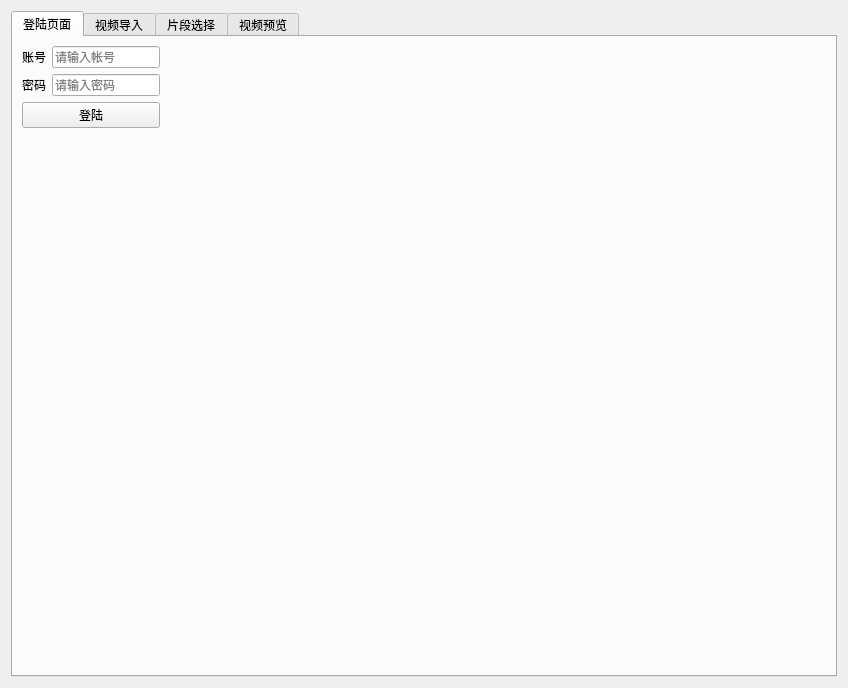
<?xml version="1.0" encoding="UTF-8"?>
<ui version="4.0">
 <class>Form</class>
 <widget class="QWidget" name="Form">
  <property name="geometry">
   <rect>
    <x>0</x>
    <y>0</y>
    <width>848</width>
    <height>688</height>
   </rect>
  </property>
  <property name="windowTitle">
   <string>Video_Cut</string>
  </property>
  <layout class="QHBoxLayout" name="horizontalLayout_53">
   <item>
    <widget class="QTabWidget" name="tabWidget">
     <property name="currentIndex">
      <number>0</number>
     </property>
     <widget class="QWidget" name="tab_5">
      <attribute name="title">
       <string>登陆页面</string>
      </attribute>
      <layout class="QFormLayout" name="formLayout_2">
       <item row="0" column="0">
        <layout class="QVBoxLayout" name="verticalLayout_13">
         <item>
          <layout class="QHBoxLayout" name="horizontalLayout_29">
           <item>
            <widget class="QLabel" name="label_27">
             <property name="text">
              <string>账号</string>
             </property>
             <property name="alignment">
              <set>Qt::AlignCenter</set>
             </property>
            </widget>
           </item>
           <item>
            <widget class="QLineEdit" name="lineEdit_27">
             <property name="placeholderText">
              <string>请输入帐号</string>
             </property>
            </widget>
           </item>
          </layout>
         </item>
         <item>
          <layout class="QHBoxLayout" name="horizontalLayout_30">
           <item>
            <widget class="QLabel" name="label_28">
             <property name="text">
              <string>密码</string>
             </property>
             <property name="alignment">
              <set>Qt::AlignCenter</set>
             </property>
            </widget>
           </item>
           <item>
            <widget class="QLineEdit" name="lineEdit_28">
             <property name="placeholderText">
              <string>请输入密码</string>
             </property>
            </widget>
           </item>
          </layout>
         </item>
         <item>
          <widget class="QPushButton" name="pushButton_4">
           <property name="text">
            <string>登陆</string>
           </property>
          </widget>
         </item>
        </layout>
       </item>
      </layout>
     </widget>
     <widget class="QWidget" name="tab_6">
      <attribute name="title">
       <string>视频导入</string>
      </attribute>
      <layout class="QHBoxLayout" name="horizontalLayout_3">
       <item>
        <layout class="QVBoxLayout" name="verticalLayout_14">
         <item alignment="Qt::AlignHCenter">
          <widget class="QLabel" name="label_3">
           <property name="maximumSize">
            <size>
             <width>640</width>
             <height>360</height>
            </size>
           </property>
           <property name="text">
            <string/>
           </property>
           <property name="pixmap">
            <pixmap resource="image_require/image_require.qrc">:/image_require/未命名的设计-3.png</pixmap>
           </property>
           <property name="scaledContents">
            <bool>true</bool>
           </property>
          </widget>
         </item>
         <item>
          <widget class="QLineEdit" name="lineEdit_29">
           <property name="placeholderText">
            <string>请输入处理视频路径</string>
           </property>
          </widget>
         </item>
        </layout>
       </item>
      </layout>
     </widget>
     <widget class="QWidget" name="tab_7">
      <attribute name="title">
       <string>片段选择</string>
      </attribute>
      <layout class="QHBoxLayout" name="horizontalLayout_31">
       <item>
        <layout class="QVBoxLayout" name="verticalLayout_15">
         <item>
          <layout class="QHBoxLayout" name="horizontalLayout_32">
           <item>
            <widget class="QGroupBox" name="groupBox_23">
             <property name="title">
              <string>视频片段1</string>
             </property>
             <property name="alignment">
              <set>Qt::AlignCenter</set>
             </property>
             <layout class="QHBoxLayout" name="horizontalLayout_33">
              <item>
               <layout class="QVBoxLayout" name="verticalLayout_16">
                <property name="sizeConstraint">
                 <enum>QLayout::SetMinAndMaxSize</enum>
                </property>
                <item alignment="Qt::AlignHCenter">
                 <widget class="QLabel" name="label_17">
                  <property name="maximumSize">
                   <size>
                    <width>160</width>
                    <height>90</height>
                   </size>
                  </property>
                  <property name="text">
                   <string/>
                  </property>
                  <property name="pixmap">
                   <pixmap resource="image_require/image_require.qrc">:/image_require/企业创新视频-Scene-001-01.jpg</pixmap>
                  </property>
                  <property name="scaledContents">
                   <bool>true</bool>
                  </property>
                  <property name="alignment">
                   <set>Qt::AlignCenter</set>
                  </property>
                  <property name="wordWrap">
                   <bool>false</bool>
                  </property>
                 </widget>
                </item>
                <item>
                 <layout class="QHBoxLayout" name="horizontalLayout_34">
                  <item>
                   <widget class="QCheckBox" name="checkBox_17">
                    <property name="text">
                     <string>选择</string>
                    </property>
                   </widget>
                  </item>
                  <item>
                   <widget class="QLineEdit" name="lineEdit_17">
                    <property name="alignment">
                     <set>Qt::AlignCenter</set>
                    </property>
                    <property name="placeholderText">
                     <string>请输入场景备注</string>
                    </property>
                   </widget>
                  </item>
                 </layout>
                </item>
               </layout>
              </item>
             </layout>
            </widget>
           </item>
           <item>
            <widget class="QGroupBox" name="groupBox_24">
             <property name="title">
              <string>视频片段2</string>
             </property>
             <property name="alignment">
              <set>Qt::AlignCenter</set>
             </property>
             <layout class="QHBoxLayout" name="horizontalLayout_35">
              <item>
               <layout class="QVBoxLayout" name="verticalLayout_17">
                <item alignment="Qt::AlignHCenter">
                 <widget class="QLabel" name="label_18">
                  <property name="maximumSize">
                   <size>
                    <width>160</width>
                    <height>90</height>
                   </size>
                  </property>
                  <property name="text">
                   <string/>
                  </property>
                  <property name="pixmap">
                   <pixmap resource="image_require/image_require.qrc">:/image_require/企业创新视频-Scene-002-01.jpg</pixmap>
                  </property>
                  <property name="scaledContents">
                   <bool>true</bool>
                  </property>
                 </widget>
                </item>
                <item>
                 <layout class="QHBoxLayout" name="horizontalLayout_36">
                  <item>
                   <widget class="QCheckBox" name="checkBox_18">
                    <property name="text">
                     <string>选择</string>
                    </property>
                   </widget>
                  </item>
                  <item>
                   <widget class="QLineEdit" name="lineEdit_18">
                    <property name="alignment">
                     <set>Qt::AlignCenter</set>
                    </property>
                    <property name="placeholderText">
                     <string>请输入场景备注</string>
                    </property>
                   </widget>
                  </item>
                 </layout>
                </item>
               </layout>
              </item>
             </layout>
            </widget>
           </item>
           <item>
            <widget class="QGroupBox" name="groupBox_25">
             <property name="title">
              <string>视频片段3</string>
             </property>
             <property name="alignment">
              <set>Qt::AlignCenter</set>
             </property>
             <layout class="QHBoxLayout" name="horizontalLayout_37">
              <item>
               <layout class="QVBoxLayout" name="verticalLayout_18">
                <item alignment="Qt::AlignHCenter">
                 <widget class="QLabel" name="label_19">
                  <property name="maximumSize">
                   <size>
                    <width>160</width>
                    <height>90</height>
                   </size>
                  </property>
                  <property name="text">
                   <string/>
                  </property>
                  <property name="pixmap">
                   <pixmap resource="image_require/image_require.qrc">:/image_require/企业创新视频-Scene-003-01.jpg</pixmap>
                  </property>
                  <property name="scaledContents">
                   <bool>true</bool>
                  </property>
                 </widget>
                </item>
                <item>
                 <layout class="QHBoxLayout" name="horizontalLayout_38">
                  <item>
                   <widget class="QCheckBox" name="checkBox_19">
                    <property name="text">
                     <string>选择</string>
                    </property>
                   </widget>
                  </item>
                  <item>
                   <widget class="QLineEdit" name="lineEdit_19">
                    <property name="alignment">
                     <set>Qt::AlignCenter</set>
                    </property>
                    <property name="placeholderText">
                     <string>请输入场景备注</string>
                    </property>
                   </widget>
                  </item>
                 </layout>
                </item>
               </layout>
              </item>
             </layout>
            </widget>
           </item>
          </layout>
         </item>
         <item>
          <layout class="QHBoxLayout" name="horizontalLayout_39">
           <item>
            <widget class="QGroupBox" name="groupBox_26">
             <property name="title">
              <string>视频片段4</string>
             </property>
             <property name="alignment">
              <set>Qt::AlignCenter</set>
             </property>
             <layout class="QHBoxLayout" name="horizontalLayout_40">
              <item>
               <layout class="QVBoxLayout" name="verticalLayout_19">
                <item alignment="Qt::AlignHCenter">
                 <widget class="QLabel" name="label_20">
                  <property name="maximumSize">
                   <size>
                    <width>160</width>
                    <height>90</height>
                   </size>
                  </property>
                  <property name="text">
                   <string/>
                  </property>
                  <property name="pixmap">
                   <pixmap resource="image_require/image_require.qrc">:/image_require/企业创新视频-Scene-004-01.jpg</pixmap>
                  </property>
                  <property name="scaledContents">
                   <bool>true</bool>
                  </property>
                 </widget>
                </item>
                <item>
                 <layout class="QHBoxLayout" name="horizontalLayout_41">
                  <item>
                   <widget class="QCheckBox" name="checkBox_20">
                    <property name="text">
                     <string>选择</string>
                    </property>
                   </widget>
                  </item>
                  <item>
                   <widget class="QLineEdit" name="lineEdit_20">
                    <property name="alignment">
                     <set>Qt::AlignCenter</set>
                    </property>
                    <property name="placeholderText">
                     <string>请输入场景备注</string>
                    </property>
                   </widget>
                  </item>
                 </layout>
                </item>
               </layout>
              </item>
             </layout>
            </widget>
           </item>
           <item>
            <widget class="QGroupBox" name="groupBox_27">
             <property name="title">
              <string>视频片段5</string>
             </property>
             <property name="alignment">
              <set>Qt::AlignCenter</set>
             </property>
             <layout class="QHBoxLayout" name="horizontalLayout_42">
              <item>
               <layout class="QVBoxLayout" name="verticalLayout_20">
                <item alignment="Qt::AlignHCenter">
                 <widget class="QLabel" name="label_29">
                  <property name="maximumSize">
                   <size>
                    <width>160</width>
                    <height>90</height>
                   </size>
                  </property>
                  <property name="text">
                   <string/>
                  </property>
                  <property name="pixmap">
                   <pixmap resource="image_require/image_require.qrc">:/image_require/企业创新视频-Scene-005-01.jpg</pixmap>
                  </property>
                  <property name="scaledContents">
                   <bool>true</bool>
                  </property>
                 </widget>
                </item>
                <item>
                 <layout class="QHBoxLayout" name="horizontalLayout_43">
                  <item>
                   <widget class="QCheckBox" name="checkBox_24">
                    <property name="text">
                     <string>选择</string>
                    </property>
                   </widget>
                  </item>
                  <item>
                   <widget class="QLineEdit" name="lineEdit_30">
                    <property name="alignment">
                     <set>Qt::AlignCenter</set>
                    </property>
                    <property name="placeholderText">
                     <string>请输入场景备注</string>
                    </property>
                   </widget>
                  </item>
                 </layout>
                </item>
               </layout>
              </item>
             </layout>
            </widget>
           </item>
           <item>
            <widget class="QGroupBox" name="groupBox_28">
             <property name="title">
              <string>视频片段6</string>
             </property>
             <property name="alignment">
              <set>Qt::AlignCenter</set>
             </property>
             <layout class="QHBoxLayout" name="horizontalLayout_44">
              <item>
               <layout class="QVBoxLayout" name="verticalLayout_21">
                <item alignment="Qt::AlignHCenter">
                 <widget class="QLabel" name="label_30">
                  <property name="maximumSize">
                   <size>
                    <width>160</width>
                    <height>90</height>
                   </size>
                  </property>
                  <property name="text">
                   <string/>
                  </property>
                  <property name="pixmap">
                   <pixmap resource="image_require/image_require.qrc">:/image_require/企业创新视频-Scene-006-01.jpg</pixmap>
                  </property>
                  <property name="scaledContents">
                   <bool>true</bool>
                  </property>
                 </widget>
                </item>
                <item>
                 <layout class="QHBoxLayout" name="horizontalLayout_45">
                  <item>
                   <widget class="QCheckBox" name="checkBox_25">
                    <property name="text">
                     <string>选择</string>
                    </property>
                   </widget>
                  </item>
                  <item>
                   <widget class="QLineEdit" name="lineEdit_31">
                    <property name="alignment">
                     <set>Qt::AlignCenter</set>
                    </property>
                    <property name="placeholderText">
                     <string>请输入场景备注</string>
                    </property>
                   </widget>
                  </item>
                 </layout>
                </item>
               </layout>
              </item>
             </layout>
            </widget>
           </item>
          </layout>
         </item>
         <item>
          <layout class="QHBoxLayout" name="horizontalLayout_46">
           <item>
            <widget class="QGroupBox" name="groupBox_29">
             <property name="title">
              <string>视频片段7</string>
             </property>
             <property name="alignment">
              <set>Qt::AlignCenter</set>
             </property>
             <layout class="QHBoxLayout" name="horizontalLayout_47">
              <item>
               <layout class="QVBoxLayout" name="verticalLayout_22">
                <item alignment="Qt::AlignHCenter">
                 <widget class="QLabel" name="label_31">
                  <property name="maximumSize">
                   <size>
                    <width>160</width>
                    <height>90</height>
                   </size>
                  </property>
                  <property name="text">
                   <string/>
                  </property>
                  <property name="pixmap">
                   <pixmap resource="image_require/image_require.qrc">:/image_require/企业创新视频-Scene-007-01.jpg</pixmap>
                  </property>
                  <property name="scaledContents">
                   <bool>true</bool>
                  </property>
                 </widget>
                </item>
                <item>
                 <layout class="QHBoxLayout" name="horizontalLayout_48">
                  <item>
                   <widget class="QCheckBox" name="checkBox_26">
                    <property name="text">
                     <string>选择</string>
                    </property>
                   </widget>
                  </item>
                  <item>
                   <widget class="QLineEdit" name="lineEdit_32">
                    <property name="alignment">
                     <set>Qt::AlignCenter</set>
                    </property>
                    <property name="placeholderText">
                     <string>请输入场景备注</string>
                    </property>
                   </widget>
                  </item>
                 </layout>
                </item>
               </layout>
              </item>
             </layout>
            </widget>
           </item>
           <item>
            <widget class="QGroupBox" name="groupBox_30">
             <property name="title">
              <string>视频片段8</string>
             </property>
             <property name="alignment">
              <set>Qt::AlignCenter</set>
             </property>
             <layout class="QHBoxLayout" name="horizontalLayout_49">
              <item>
               <layout class="QVBoxLayout" name="verticalLayout_23">
                <item alignment="Qt::AlignHCenter">
                 <widget class="QLabel" name="label_32">
                  <property name="maximumSize">
                   <size>
                    <width>160</width>
                    <height>90</height>
                   </size>
                  </property>
                  <property name="text">
                   <string/>
                  </property>
                  <property name="pixmap">
                   <pixmap resource="image_require/image_require.qrc">:/image_require/企业创新视频-Scene-011-01.jpg</pixmap>
                  </property>
                  <property name="scaledContents">
                   <bool>true</bool>
                  </property>
                 </widget>
                </item>
                <item>
                 <layout class="QHBoxLayout" name="horizontalLayout_50">
                  <item>
                   <widget class="QCheckBox" name="checkBox_27">
                    <property name="text">
                     <string>选择</string>
                    </property>
                   </widget>
                  </item>
                  <item>
                   <widget class="QLineEdit" name="lineEdit_33">
                    <property name="alignment">
                     <set>Qt::AlignCenter</set>
                    </property>
                    <property name="placeholderText">
                     <string>请输入场景备注</string>
                    </property>
                   </widget>
                  </item>
                 </layout>
                </item>
               </layout>
              </item>
             </layout>
            </widget>
           </item>
           <item>
            <widget class="QGroupBox" name="groupBox_31">
             <property name="title">
              <string>处理信息</string>
             </property>
             <property name="alignment">
              <set>Qt::AlignCenter</set>
             </property>
             <layout class="QHBoxLayout" name="horizontalLayout_51">
              <item>
               <layout class="QVBoxLayout" name="verticalLayout_24">
                <item alignment="Qt::AlignHCenter">
                 <widget class="QProgressBar" name="progressBar_2">
                  <property name="value">
                   <number>24</number>
                  </property>
                 </widget>
                </item>
                <item alignment="Qt::AlignHCenter">
                 <widget class="QLabel" name="label_33">
                  <property name="text">
                   <string>进度</string>
                  </property>
                  <property name="alignment">
                   <set>Qt::AlignCenter</set>
                  </property>
                 </widget>
                </item>
                <item>
                 <layout class="QHBoxLayout" name="horizontalLayout_52">
                  <item>
                   <widget class="QPushButton" name="pushButton_5">
                    <property name="text">
                     <string>取消</string>
                    </property>
                   </widget>
                  </item>
                  <item>
                   <widget class="QPushButton" name="pushButton_6">
                    <property name="text">
                     <string>合成选择视频</string>
                    </property>
                   </widget>
                  </item>
                 </layout>
                </item>
               </layout>
              </item>
             </layout>
            </widget>
           </item>
          </layout>
         </item>
        </layout>
       </item>
      </layout>
     </widget>
     <widget class="QWidget" name="tab_8">
      <attribute name="title">
       <string>视频预览</string>
      </attribute>
      <layout class="QHBoxLayout" name="horizontalLayout_4">
       <item>
        <widget class="QLabel" name="label_4">
         <property name="maximumSize">
          <size>
           <width>640</width>
           <height>360</height>
          </size>
         </property>
         <property name="text">
          <string/>
         </property>
         <property name="pixmap">
          <pixmap resource="image_require/image_require.qrc">:/image_require/未命名的设计-3.png</pixmap>
         </property>
         <property name="scaledContents">
          <bool>true</bool>
         </property>
        </widget>
       </item>
      </layout>
     </widget>
    </widget>
   </item>
  </layout>
 </widget>
 <resources>
  <include location="image_require/image_require.qrc"/>
  <include location="image_require/image_require.qrc"/>
 </resources>
 <connections/>
</ui>
